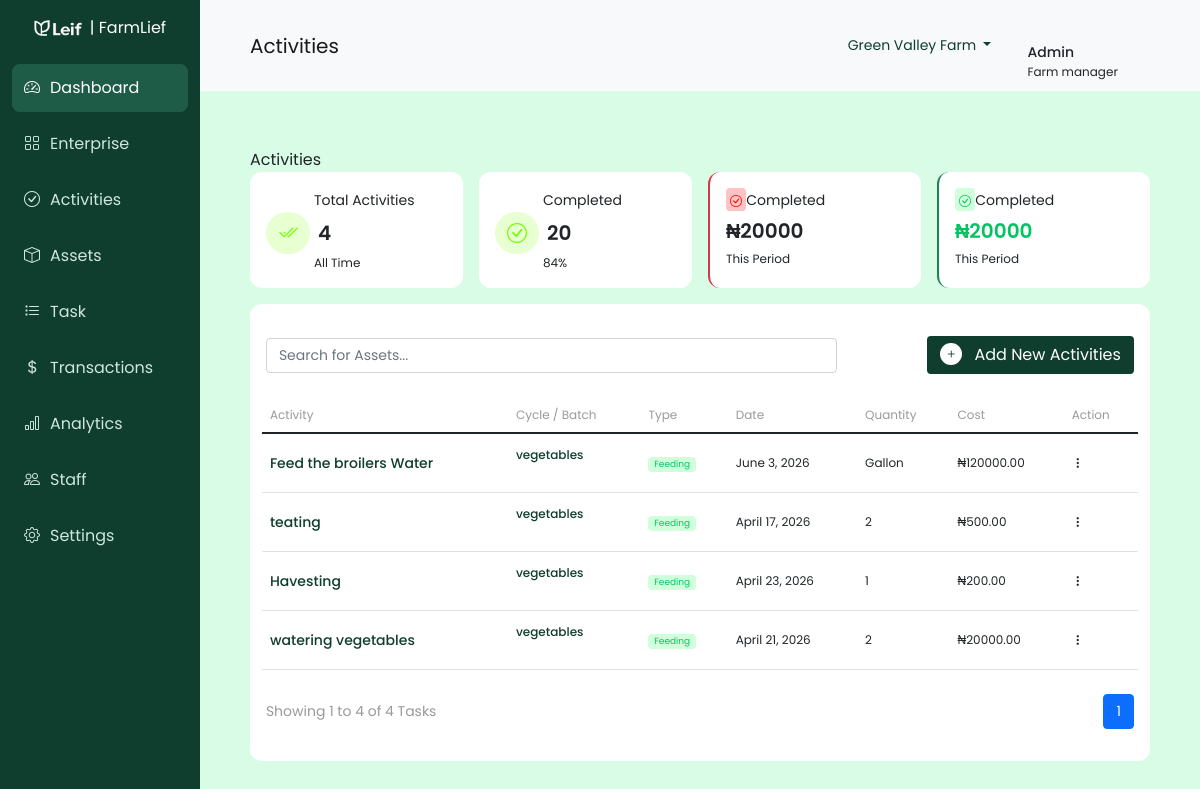
Page /activities/list/ (signed in) on the earlier database version.
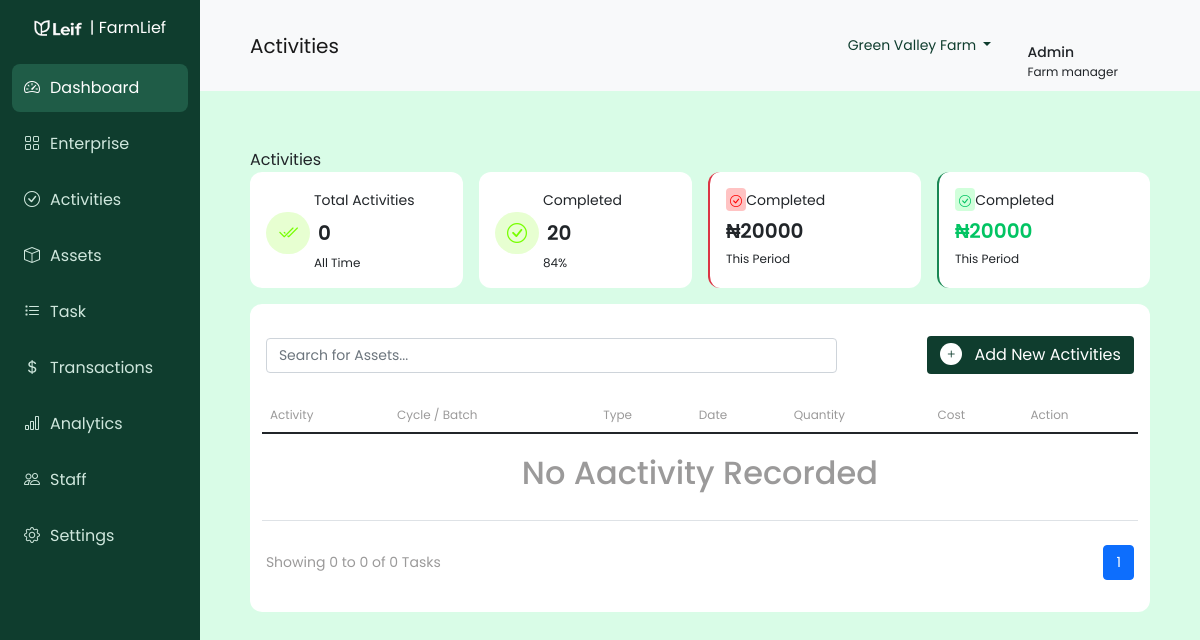
Same page on the later database version.
### enterprise/models.py (models this page shows, shortened)
class Farmer(AbstractUser):
    phone_number = models.CharField(max_length=20, blank=True)
    address = models.CharField(max_length=255, blank=True)
    role = models.CharField(
        max_length=20,
        choices=[
            ("farm manager", "Farm Manager"),
            ("farm staff", "Farm Staff"),
            ("admin", "Admin"),
        ],
        default="farm manager"
    )

### activities/models.py (models this page shows, shortened)
class Activity(models.Model):
    ACTIVITY_TYPE = [
        ("planting", "Planting"),
        ("feeding", "Feeding"),
        ("harvest", "Harvest"),
        ("treatment", "Treatment"),
        ("sale", "Sale"),
        ("other", "Other"),
    ]
    enterprise = models.ForeignKey(Enterprise, on_delete=models.CASCADE)
    cycle = models.ForeignKey(Cycle, on_delete=models.CASCADE, related_name="activities")
    title = models.CharField(max_length=255)
    activity_type = models.CharField(max_length=50, choices=ACTIVITY_TYPE)
    description = models.TextField(blank=True)
    quantity = models.FloatField(null=True, blank=True)
    unit = models.CharField(max_length=50, blank=True)
    cost = models.DecimalField(max_digits=12, decimal_places=2, null=True, blank=True)
    activity_date = models.DateField()
    created_at = models.DateTimeField(auto_now_add=True)
    updated_at = models.DateTimeField(auto_now=True)

### cycles/models.py (models this page shows, shortened)
class Cycle(models.Model):
    CYCLE_TYPE = [
        ("crop", "Crop"),
        ("livestock", "Livestock"),
    ]
    STATUS = [
        ("active", "Active"),
        ("completed", "Completed"),
        ("archived", "Archived"),
    ]
    enterprise = models.ForeignKey(Enterprise, on_delete=models.CASCADE, related_name="cycles")
    name = models.CharField(max_length=255)
    cycle_type = models.CharField(max_length=20, choices=CYCLE_TYPE)
    start_date = models.DateField()
    end_date = models.DateField()
    status = models.CharField(max_length=20, choices=STATUS, default="active")
    crop_type = models.CharField(max_length=100, blank=True)
    season = models.CharField(max_length=100, blank=True)
    livestock_type = models.CharField(max_length=100, blank=True)
    breed = models.CharField(max_length=100, blank=True)
    initial_count = models.IntegerField(null=True, blank=True)
    created_at = models.DateTimeField(auto_now_add=True)
    updated_at = models.DateTimeField(auto_now=True)

### activities/views.py (the view)
# urls.py: path('list/', views.activity_list, name='list'),
def activity_list(request):
    activities = Activity.objects.all().order_by('-created_at')
    total_activity = len(activities)
    pending  = activities.filter(activity_type = 'pending')
    paginator = Paginator(activities, 10)
    page_number = request.GET.get('page')
    page_obj = paginator.get_page(page_number)
    if request.headers.get("HX-Request"):
        return render(request, 'partials/activity_list.html', {'page_obj': page_obj})
    return render(request, "activities_list.html", {
         'page_obj' : page_obj,
         'total_activity': total_activity,
         'pending_activity' : pending
    })

### templates/activities_list.html (shortened to what this page needs)
{% extends "extends/shell.html" %} {% load static %} {% block page_content %}
{% block pagetitle %}Activities{% endblock pagetitle %}
<div class="row g-3 mb-4">
  <div class="col-md-3 col-6">
    <div class="card h-100 card-custom px-3 py-3">
      <div class="col-auto d-flex flex-column">
        <div class="oder2 ps-lg-5">
          <span class="s2">Total Activities</span>
        </div>
        <div class="d-flex justify-content-start align-items-center oder1">
          <div class="total-badge-bg me-2 sicon text-cente">
            <i class="bi bi-check2-all s4"></i>
          </div>
          <div class="col-auto text-center">
            <span class="bolder s4">{{total_activity}}</span>
          </div>
        </div>
        <small class="text-dark s1 oder3 ps-lg-5 mb-0">All Time</small>
      </div>
    </div>
  </div>
  <div class="col-md-3 col-6">
    <div class="card h-100 card-custom px-3 py-3">
      <div class="col-auto d-flex flex-column">
        <div class="oder2 ps-lg-5">
          <span class="s2">Completed </span>
        </div>
        <div class="d-flex justify-content-start align-items-center oder1">
          <div class="total-badge-bg me-2 sicon text-cente">
            <i class="bi bi-check-circle s4"></i>
          </div>
          <div class="col-auto text-center">
            <span class="bolder s4">20</span>
          </div>
        </div>
        <small class="text-dark s1 oder3 ps-lg-5 mb-0">84%</small>
      </div>
    </div>
  </div>
  <div class="col-md-3 col-6">
    <div
      class="card h-100 card-custom px-3 py-3 border-start border-2 border-danger"
    >
      <div class="col-auto d-flex flex-column gap-1">
        <div class="oder2">
          <span class="danger-badge-bg rounded ps-1 text-center">
            <i class="bi bi-check-circle s1"></i>
          </span>
          <span class="s2">Completed </span>
        </div>
        <div class="d-flex justify-content-start align-items-center oder1">
          <div class="col-auto text-center dange-color">
            <span class="bolder s4">₦20000</span>
          </div>
        </div>
        <small class="text-dark s1 oder3">This Period</small>
      </div>
    </div>
  </div>
  <div class="col-md-3 col-6">
    <div
      class="card h-100 card-custom px-3 py-3 border-start border-2 border-success"
    >
      <div class="col-auto d-flex flex-column gap-1">
        <div class="oder2">
          <span class="success-badge-bg rounded ps-1 text-center">
            <i class="bi bi-check-circle s1"></i>
          </span>
          <span class="s2">Completed </span>
        </div>
        <div class="d-flex justify-content-start align-items-center oder1">
          <div class="col-auto text-center success-color">
            <span class="bolder s4">₦20000</span>
          </div>
        </div>
        <small class="text-dark s1 oder3">This Period</small>
      </div>
    </div>
  </div>
  <div class="col-md-12 d-none d-md-block">
    <div class="card card-table h-100 p-3">
      <div class="row gy-0   py-3 justify-contents-space-between align-items-center ">
        <div class="col-10 col-md-8 ">
          <form action="#" method="get">
            <input type="search" name="searchAssets" id="searchAssets" placeholder="Search for Assets..." class="form-control s2" style="width='100%',">
          </form>
        </div>
        <div class="col-4 text-end">
          <button hx-target='#modal-content-target' hx-get="{% url "activity:create" %}" class='btn primary-btn s3' data-bs-toggle="modal" data-bs-target="#modalform"> <span class='badge badge-circle bg-white p-color s2 me-2 p-1'><i class="bi bi-plus m-auto"></i> </span> Add New Activities</button>
        </div>
      </div>
      <div class="row table-responsive py-2 px-2">
        <table id="myTable" class="table">
          <thead>
            <tr>
              <th scope="col">Activity</th>
              <th scope="col">Cycle / Batch</th>
              <th scope="col">Type</th>
              <th scope="col">Date</th>
              <th scope="col">Quantity</th>
              <th scope="col">Cost</th>
              <th scope="col">Action</th>
            </tr>
          </thead>
          <tbody>
            {% if page_obj %} {% for activity in page_obj %}
            <tr>
              <td>
                <p class="s2 bold mb-0 p-color">
                  {{activity.title | truncatewords:4}}
                </p>
              </td>
              <td>
                <p class="bold p-color">{{activity.cycle.name}}</p>
              </td>
              <td><span class="badge success-badge-bg">Feeding</span></td>
              <td>{{activity.activity_date}}</td>
              <td><span>{{activity.unit}}</span></td>
              <td><span>₦{{activity.cost}}</span></td>
              <td><i class="bi bi-three-dots-vertical"></i></td>
            </tr>
            {% endfor %} {% else %}
            <tr>
              <td colspan="8" class="text-center">
                <h2 class="align-center py-2 light-color">
                  No Aactivity Recorded
                </h2>
              </td>
            </tr>
            {% endif %}
          </tbody>
        </table>
      </div>
      <div class="d-flex flex-row justify-content-between align-items-center">
        <div class="col-md-6">
          <p class="s2 light-color">
            Showing {{ page_obj.start_index }} to {{ page_obj.end_index }} of {{page_obj.paginator.count }} Tasks
          </p>
        </div>
        <div class="col-md-6">
          <div class="row justify-content-end">
            <div class="col-auto">
              <ul class="pagination s2">
                 {% for num in page_obj.paginator.page_range %}
                <li
                  class="page-item {% if page_obj.number == num %}active{% endif %}"
                >
                  <a class="page-link view-link" href="?page={{ num }}">
                    {{ num }}
                  </a>
                </li>
                {% endfor %}
              </ul>
            </div>
          </div>
        </div>
      </div>
    </div>
  </div>
</div>
{% endblock page_content %}

### templates/extends/shell.html (shortened to what this page needs)
{% load static %}
<!DOCTYPE html>
<html lang="en">
<head>
    <link href="https://cdn.jsdelivr.net/npm/bootstrap@5.1.3/dist/css/bootstrap.min.css" rel="stylesheet"
>
    <link href="https://cdn.jsdelivr.net/npm/bootstrap-icons/font/bootstrap-icons.css" rel="stylesheet">
    <link rel="stylesheet" href="{% static "css/style.css" %}">
</head>
<body>
    <div class="container-fluid">
        <div class="row">
            <div class="sidebar col-lg-2" id="sidebar">
                <div class="menu-top-logo mb-2 text-start py-3">
                    <div class="d-flex flex-row justify-content-center align-items-center">
                        <img src="{% static 'images/lieflogo.png' %}" class="logo" width="48px" />
                    <span class="ms-2 text-white"> | FarmLief</span>
                    </div>
                </div>
                <div class="side-menu">
                    <a href="{% url "enterprise:dashboard" %}" class="active"><i class="bi bi-speedometer2"></i> Dashboard</a>
                    <a href="{% url "enterprise:list" %}"><i class="bi bi-grid"></i> Enterprise</a>
                    <a href="{% url "activity:list" %}"><i class="bi bi-check-circle"></i> Activities</a>
                    <a href="{% url "assets:list" %}"><i class="bi bi-box"></i> Assets</a>
                    <a href="{% url "task:list" %}"><i class="bi bi-list-task"></i> Task</a>
                    <a href="{% url "transactions:list" %}"><i class="bi bi-currency-dollar"></i> Transactions</a>
                    <a href="#"><i class="bi bi-bar-chart"></i> Analytics</a>
                    <a href="{% url "staff:list" %}"><i class="bi bi-people"></i> Staff</a>
                    <a href="{% url "staff:setting" %}"><i class="bi bi-gear"></i> Settings</a>
                </div>
            </div>
            <div class="main  col-lg-10 ">
                <nav class="navbar topbar sticky-top navbar-expand-lg navbar-light bg-light ">
                    <div class="container-fluid px-0 ">
                        <a class="navbar-brand s4" href="#">{% block pagetitle %}Dashboard{% endblock pagetitle %}</a>
                        <div class="topbar-pane">
                            <div class="row align-items-center g-auto">
                                <div class="col-auto">
                                    <div class="dropdown">
                                        <button class="btn btn-secondary switcher dropdown-toggle" type="button"
                                            id="dropdownMenuButton1" data-bs-toggle="dropdown" aria-expanded="false">
                                            Green Valley Farm
                                        </button>
                                    </div>
                                </div>
                                <div class="col-auto">
                                    <div class="row d-flex align-item-center profile-pane gap-2">
                                        <div class="profile-img col-2">
                                        </div>
                                        <div class="col-auto profile-text">
                                            <p class="s2 bold my-0">{{request.user.username | capfirst }}</p>
                                            <p class="s1 my-0">{{request.user.role | capfirst}}</p>
                                        </div>
                                    </div>
                                </div>
                            </div>
                        </div>
                    </div>
                </nav>
                    <div class="main-content mb-5">
                    {% block page_content %}{% endblock page_content %}
                </div>
            </div>
        </div>
    </div>
</body>
</html>

### static/css/style.css (style rules this page uses)
body { background-color: rgba(151, 249, 189, 0.356); font-family: "Poppins", sans-serif; }
:root { --primary: #0f3d2e; --secondary: #1f5c47; --faint: #9b9a9a; --all: #77ff00; --all-fain: #e7ffd1; --warning: hsl(48, 100%, 51%); --warning-faint: #fbfcdc; --danger: #ff0202; --danger-faint: #ffc3c3; --success: #02c463; --success-faint: #d1ffdb; --blue: #060dda; --faint-blue: #afb2f8; --black: #000; --white: #fff; }
.badge { font-weight: normal; }
.p-color { color: var(--primary); }
.success-color { color: var(--success); }
.light-color { color: var(--faint); }
.badge-circle { border-radius: 50%; }
.total-badge-bg { background-color: var(--all-fain); color: var(--all); }
.danger-badge-bg { background-color: var(--danger-faint); color: var(--danger); }
.success-badge-bg { background-color: var(--success-faint); color: var(--success); }
.sicon { width: fit-content; height: fit-content; padding: 6px 12px; border-radius: 50px; }
.s1 { font-size: 12px; }
.s2 { font-size: 14px; }
.s3 { font-size: 16px; }
.s4 { font-size: 20px; }
.bold { font-weight: 500; }
.bolder { font-weight: 600; }
.primary-btn, .secondary-btn:hover { background-color: var(--primary); color: white; }
.view-link { color: var(--faint); }
table thead { border-color: var(--faint); }
table thead th { font-size: 12px; font-weight: normal; color: var(--faint); border-bottom: 1px solid var(--faint); }
tbody tr { vertical-align: middle; font-size: 12px; }
tbody tr td { padding-top: 12px !important; padding-bottom: 12px !important; }
.mobilemenu-canvas, .sidebar, .mobilemenu { background-color: var(--primary); }
.sidebar { position: fixed; height: 100dvh; overflow: hidden; top: 0px; left: 0; right: 16.66%; }
.sidebar a, .mobilemenu a { display: flex; align-items: center; gap: 10px; padding: 12px; border-radius: 8px; color: #cfe7dd; text-decoration: none; margin-bottom: 8px; }
.sidebar a.active, .sidebar a:hover { background: var(--secondary); color: white; }
.main { padding: 0px; margin-left: 16.66%; }
.main-content { padding: 20px 50px; height: inherit; }
.topbar { padding: 10px 50px; }
.switcher, .chatFilter { background-color: transparent; border: 1px solid #ccc; font-size: 14px; color: #9b9a9a; }
.card { border: none; border-radius: 12px; }
.card-custom { background-color: var(--white); }
.card-table { background-color: var(--white); border-radius: 12px; }
.navbar-toggler, .switcher { color: var(--primary); border: none; }
.pagination { flex-wrap: wrap; }

Differences in the rows shown:
removed Activity: title "Feed the broilers Water", cycle.name "vegetables", activity_date "June 3, 2026", unit "Gallon", cost "120000.00"
removed Activity: title "teating", cycle.name "vegetables", activity_date "April 17, 2026", unit "2", cost "500.00"
removed Activity: title "Havesting", cycle.name "vegetables", activity_date "April 23, 2026", unit "1", cost "200.00"
removed Activity: title "watering vegetables", cycle.name "vegetables", activity_date "April 21, 2026", unit "2", cost "20000.00"
Other differences:
{{ total_activity }}: "4" → "0"
{{ page_obj.start_index }}: "1" → "0"
{{ page_obj.end_index }}: "4" → "0"
{{ page_obj.paginator.count }}: "4" → "0"
text now shown: "No Aactivity Recorded"
